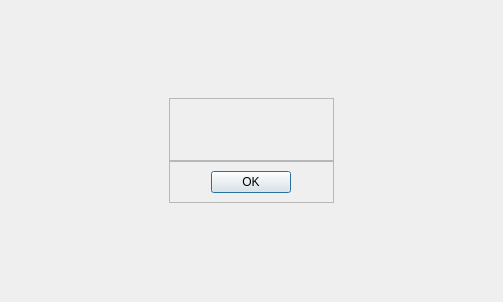
<?xml version="1.0" encoding="UTF-8"?>
<ui version="4.0">
 <class>ErrorOverlay</class>
 <widget class="QWidget" name="ErrorOverlay">
  <property name="geometry">
   <rect>
    <x>0</x>
    <y>0</y>
    <width>503</width>
    <height>302</height>
   </rect>
  </property>
  <layout class="QGridLayout" name="gridLayout">
   <item row="0" column="1">
    <spacer name="verticalSpacer_2">
     <property name="orientation">
      <enum>Qt::Vertical</enum>
     </property>
     <property name="sizeHint" stdset="0">
      <size>
       <width>20</width>
       <height>109</height>
      </size>
     </property>
    </spacer>
   </item>
   <item row="1" column="0">
    <spacer name="horizontalSpacer">
     <property name="orientation">
      <enum>Qt::Horizontal</enum>
     </property>
     <property name="sizeHint" stdset="0">
      <size>
       <width>172</width>
       <height>20</height>
      </size>
     </property>
    </spacer>
   </item>
   <item row="1" column="3">
    <spacer name="horizontalSpacer_2">
     <property name="orientation">
      <enum>Qt::Horizontal</enum>
     </property>
     <property name="sizeHint" stdset="0">
      <size>
       <width>172</width>
       <height>20</height>
      </size>
     </property>
    </spacer>
   </item>
   <item row="3" column="1">
    <spacer name="verticalSpacer">
     <property name="orientation">
      <enum>Qt::Vertical</enum>
     </property>
     <property name="sizeHint" stdset="0">
      <size>
       <width>20</width>
       <height>109</height>
      </size>
     </property>
    </spacer>
   </item>
   <item row="1" column="1">
    <widget class="QWidget" name="mainFrame" native="true">
     <layout class="QVBoxLayout" name="verticalLayout">
      <property name="spacing">
       <number>0</number>
      </property>
      <property name="margin">
       <number>0</number>
      </property>
      <item>
       <widget class="QFrame" name="frame">
        <property name="frameShape">
         <enum>QFrame::StyledPanel</enum>
        </property>
        <property name="frameShadow">
         <enum>QFrame::Raised</enum>
        </property>
        <property name="js-frame" stdset="0">
         <bool>true</bool>
        </property>
        <layout class="QGridLayout" name="gridLayout_2">
         <property name="leftMargin">
          <number>20</number>
         </property>
         <property name="topMargin">
          <number>5</number>
         </property>
         <property name="rightMargin">
          <number>20</number>
         </property>
         <property name="bottomMargin">
          <number>10</number>
         </property>
         <item row="2" column="0">
          <spacer name="horizontalSpacer_5">
           <property name="orientation">
            <enum>Qt::Horizontal</enum>
           </property>
           <property name="sizeHint" stdset="0">
            <size>
             <width>40</width>
             <height>20</height>
            </size>
           </property>
          </spacer>
         </item>
         <item row="2" column="1" colspan="2">
          <widget class="QLabel" name="message">
           <property name="text">
            <string/>
           </property>
          </widget>
         </item>
         <item row="2" column="3">
          <spacer name="horizontalSpacer_6">
           <property name="orientation">
            <enum>Qt::Horizontal</enum>
           </property>
           <property name="sizeHint" stdset="0">
            <size>
             <width>40</width>
             <height>20</height>
            </size>
           </property>
          </spacer>
         </item>
         <item row="0" column="0" colspan="4">
          <layout class="QHBoxLayout" name="horizontalLayout">
           <item>
            <spacer name="horizontalSpacer_7">
             <property name="orientation">
              <enum>Qt::Horizontal</enum>
             </property>
             <property name="sizeHint" stdset="0">
              <size>
               <width>40</width>
               <height>20</height>
              </size>
             </property>
            </spacer>
           </item>
           <item>
            <widget class="QLabel" name="icon"/>
           </item>
           <item>
            <spacer name="horizontalSpacer_8">
             <property name="orientation">
              <enum>Qt::Horizontal</enum>
             </property>
             <property name="sizeHint" stdset="0">
              <size>
               <width>40</width>
               <height>20</height>
              </size>
             </property>
            </spacer>
           </item>
          </layout>
         </item>
        </layout>
       </widget>
      </item>
      <item>
       <widget class="QFrame" name="frame_2">
        <property name="frameShape">
         <enum>QFrame::StyledPanel</enum>
        </property>
        <property name="frameShadow">
         <enum>QFrame::Raised</enum>
        </property>
        <property name="js-frame2" stdset="0">
         <bool>true</bool>
        </property>
        <layout class="QGridLayout" name="gridLayout_3">
         <item row="0" column="0">
          <spacer name="horizontalSpacer_3">
           <property name="orientation">
            <enum>Qt::Horizontal</enum>
           </property>
           <property name="sizeHint" stdset="0">
            <size>
             <width>40</width>
             <height>20</height>
            </size>
           </property>
          </spacer>
         </item>
         <item row="0" column="1">
          <widget class="QDialogButtonBox" name="buttonBox">
           <property name="sizePolicy">
            <sizepolicy hsizetype="Fixed" vsizetype="Fixed">
             <horstretch>0</horstretch>
             <verstretch>0</verstretch>
            </sizepolicy>
           </property>
           <property name="standardButtons">
            <set>QDialogButtonBox::Ok</set>
           </property>
          </widget>
         </item>
         <item row="0" column="2">
          <spacer name="horizontalSpacer_4">
           <property name="orientation">
            <enum>Qt::Horizontal</enum>
           </property>
           <property name="sizeHint" stdset="0">
            <size>
             <width>40</width>
             <height>20</height>
            </size>
           </property>
          </spacer>
         </item>
        </layout>
       </widget>
      </item>
     </layout>
    </widget>
   </item>
  </layout>
 </widget>
 <resources/>
 <connections/>
</ui>
